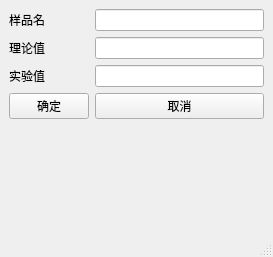
<?xml version="1.0" encoding="UTF-8"?>
<ui version="4.0">
 <class>AddSampleWindow</class>
 <widget class="QMainWindow" name="AddSampleWindow">
  <property name="geometry">
   <rect>
    <x>0</x>
    <y>0</y>
    <width>273</width>
    <height>257</height>
   </rect>
  </property>
  <property name="windowTitle">
   <string>添加样品</string>
  </property>
  <widget class="QWidget" name="centralwidget">
   <layout class="QFormLayout" name="formLayout">
    <item row="0" column="0">
     <widget class="QLabel" name="label">
      <property name="text">
       <string>样品名</string>
      </property>
     </widget>
    </item>
    <item row="0" column="1">
     <widget class="QLineEdit" name="line_sample_name"/>
    </item>
    <item row="1" column="1">
     <widget class="QLineEdit" name="line_sample_thoery"/>
    </item>
    <item row="1" column="0">
     <widget class="QLabel" name="label_2">
      <property name="text">
       <string>理论值</string>
      </property>
     </widget>
    </item>
    <item row="2" column="0">
     <widget class="QLabel" name="label_3">
      <property name="text">
       <string>实验值</string>
      </property>
     </widget>
    </item>
    <item row="2" column="1">
     <widget class="QLineEdit" name="line_sample_experiment"/>
    </item>
    <item row="3" column="0">
     <widget class="QPushButton" name="btn_add_sample">
      <property name="text">
       <string>确定</string>
      </property>
     </widget>
    </item>
    <item row="3" column="1">
     <widget class="QPushButton" name="btn_add_sample_cancel">
      <property name="text">
       <string>取消</string>
      </property>
     </widget>
    </item>
   </layout>
  </widget>
  <widget class="QMenuBar" name="menubar">
   <property name="geometry">
    <rect>
     <x>0</x>
     <y>0</y>
     <width>273</width>
     <height>23</height>
    </rect>
   </property>
  </widget>
  <widget class="QStatusBar" name="statusbar"/>
 </widget>
 <resources/>
 <connections/>
</ui>
